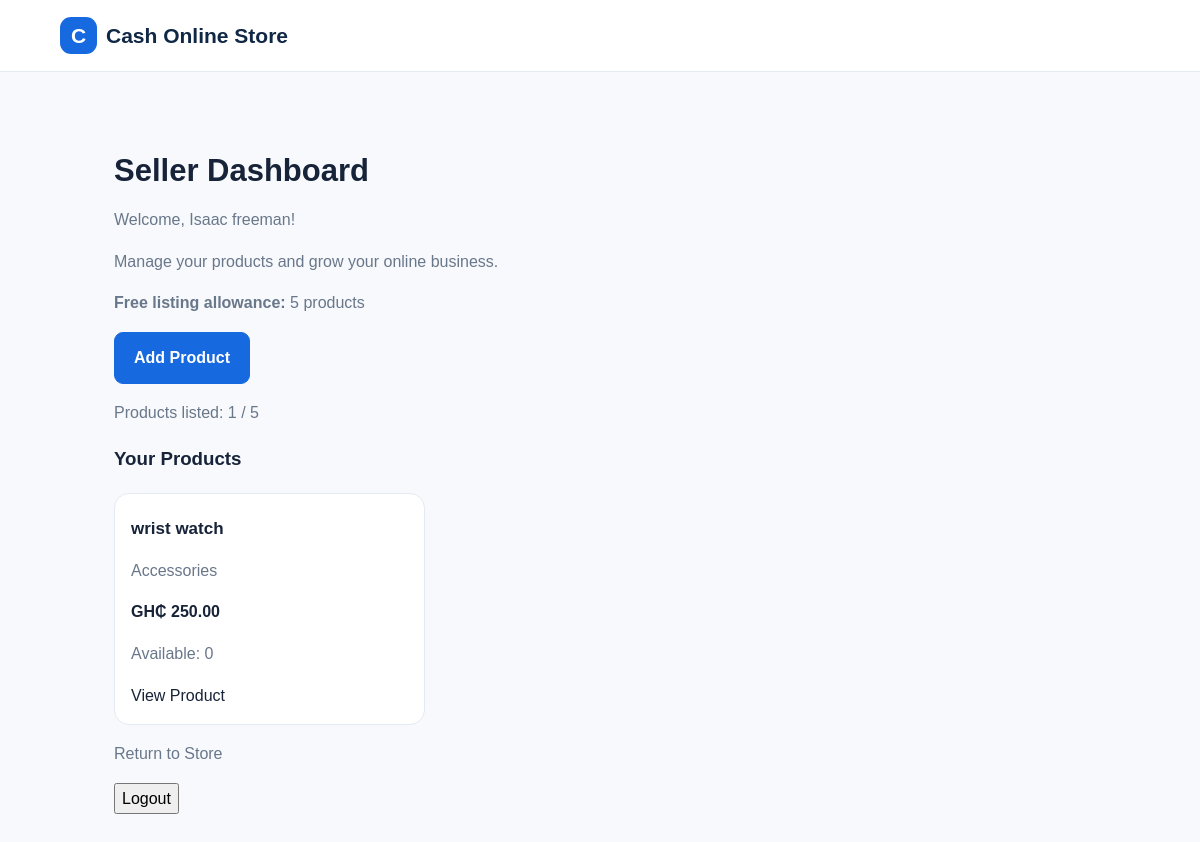
Before: /seller/dashboard (signed in) with the older database file.
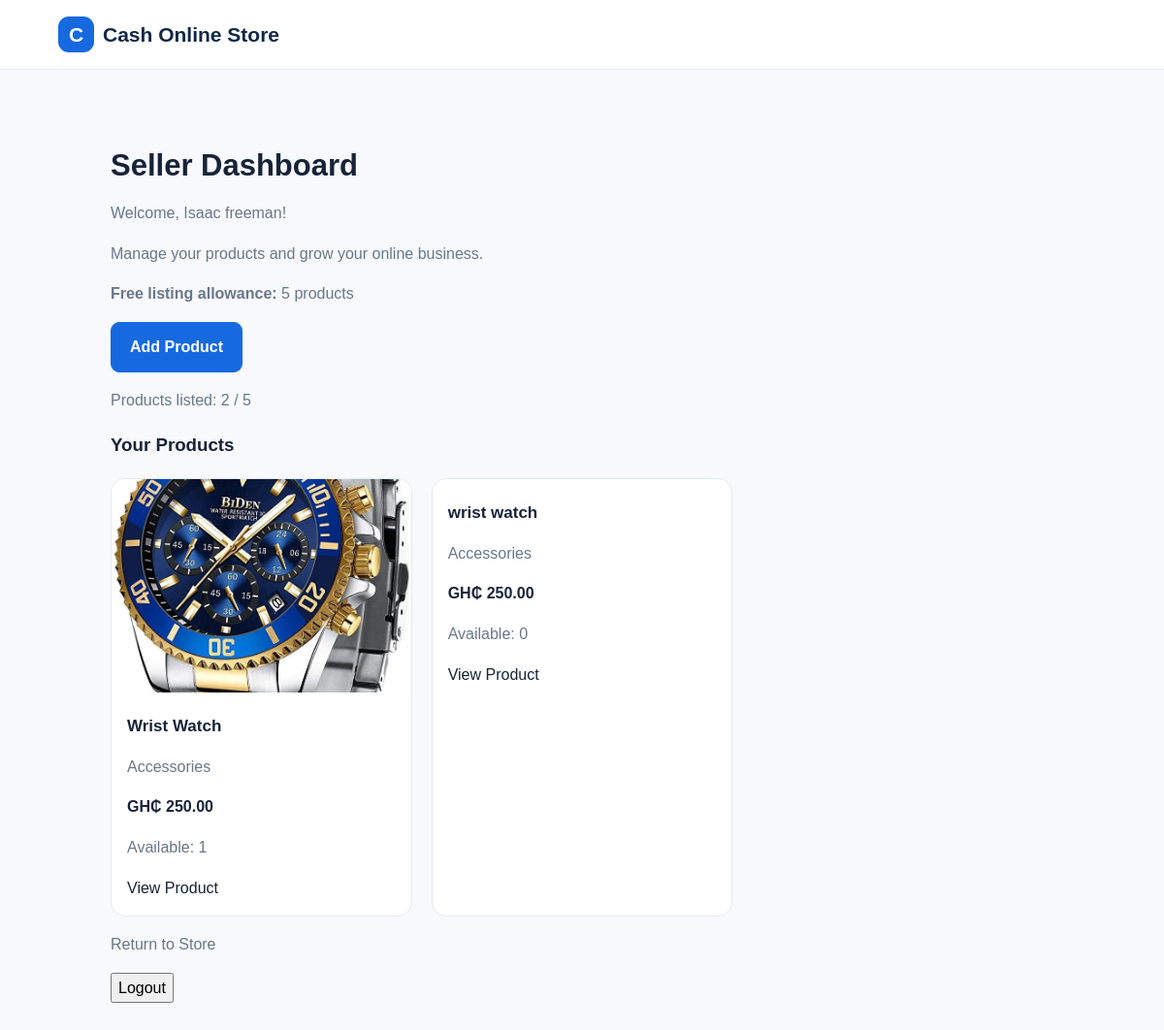
After: the same page with the newer database file.
### tables this page shows
CREATE TABLE products (
            id INTEGER PRIMARY KEY AUTOINCREMENT,
            seller_id INTEGER NOT NULL,
            name TEXT NOT NULL,
            category TEXT NOT NULL,
            price REAL NOT NULL CHECK(price >= 0),
            quantity INTEGER NOT NULL DEFAULT 1 CHECK(quantity >= 0),
            image TEXT,
            description TEXT,
            created_at TIMESTAMP DEFAULT CURRENT_TIMESTAMP,
            FOREIGN KEY (seller_id) REFERENCES users(id)
        );

### app.py (the view)
@app.route("/seller/dashboard")
def seller_dashboard():
    if "user_id" not in session:
        return redirect(url_for("login"))
    if session.get("user_role") != "seller":
        return redirect(url_for("home"))
    connection = get_db_connection()
    try:
        my_products = connection.execute("""
            SELECT *
            FROM products
            WHERE seller_id = ?
            ORDER BY created_at DESC, id DESC
        """, (session["user_id"],)).fetchall()
        count = connection.execute("""
            SELECT COUNT(*) AS total
            FROM products
            WHERE seller_id = ?
        """, (session["user_id"],)).fetchone()["total"]
    finally:
        connection.close()
    return render_template(
        "seller_dashboard.html",
        products=my_products,
        product_count=count,
        product_limit=FREE_PRODUCT_LIMIT
    )

### app.py (called while the page is built)
def get_db_connection():
    connection = sqlite3.connect(DATABASE)
    connection.row_factory = sqlite3.Row
    return connection

### templates/seller_dashboard.html (shortened to what this page needs)
<!DOCTYPE html>
<html lang="en">
<head>
    <link rel="stylesheet"
          href="{{ url_for('static', filename='style.css') }}">
</head>
<body>
<header class="navbar">
    <a class="logo" href="{{ url_for('home') }}">
        <span class="logo-icon">C</span>
        Cash Online Store
    </a>
</header>
<main class="section">
    <div class="account-note">
        <h2>Seller Dashboard</h2>
        <p>Welcome, {{ session.get('user_name') }}!</p>
        <p>Manage your products and grow your online business.</p>
        <p><strong>Free listing allowance:</strong> 5 products</p>
        <a class="primary-button" href="{{ url_for('add_product') }}">
    Add Product
</a>
<p>
    Products listed: {{ product_count }} / {{ product_limit }}
</p>
{% if products %}
    <h3>Your Products</h3>
    <div class="product-grid">
        {% for product in products %}
        <article class="product-card">
            {% if product["image"] %}
            <div class="product-image">
                <img src="{{ product['image'] }}"
                     alt="{{ product['name'] }}">
            </div>
            {% endif %}
            <div class="product-info">
                <h3>{{ product["name"] }}</h3>
                <p>{{ product["category"] }}</p>
                <strong>GH₵ {{ "%.2f"|format(product["price"]) }}</strong>
                <p>Available: {{ product["quantity"] }}</p>
                <a href="{{ url_for('product_detail', product_id=product['id']) }}">
                    View Product
                </a>
            </div>
        </article>
        {% endfor %}
    </div>
{% else %}
    <p>You have not listed any products yet.</p>
{% endif %}
        <p>
            <a href="{{ url_for('home') }}">Return to Store</a>
        </p>
        <form method="POST" action="{{ url_for('logout') }}">
            <button type="submit">Logout</button>
        </form>
    </div>
</main>
</body>
</html>

Changed rows visible on the page:
added products: image (picture), name "Wrist Watch", category "Accessories", price "250.00", quantity "1"
Other visible differences:
{{ product_count }}: "1" → "2"
